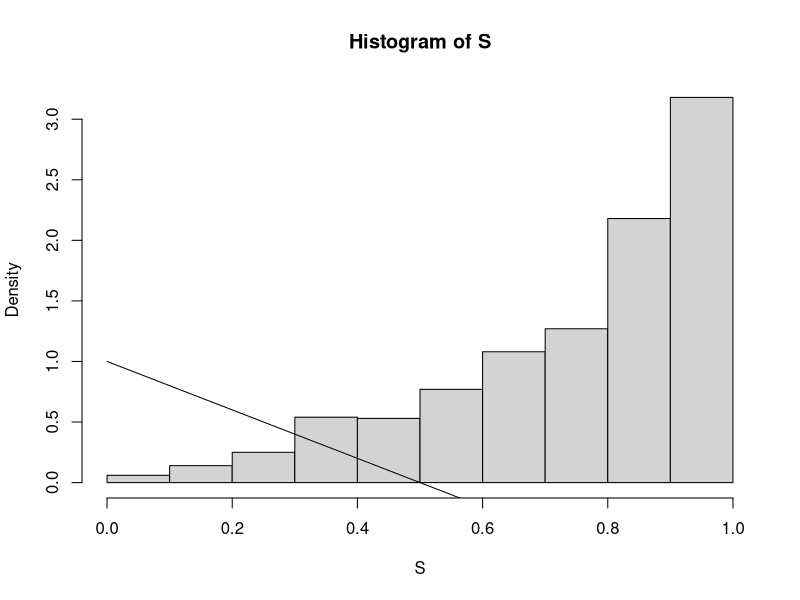
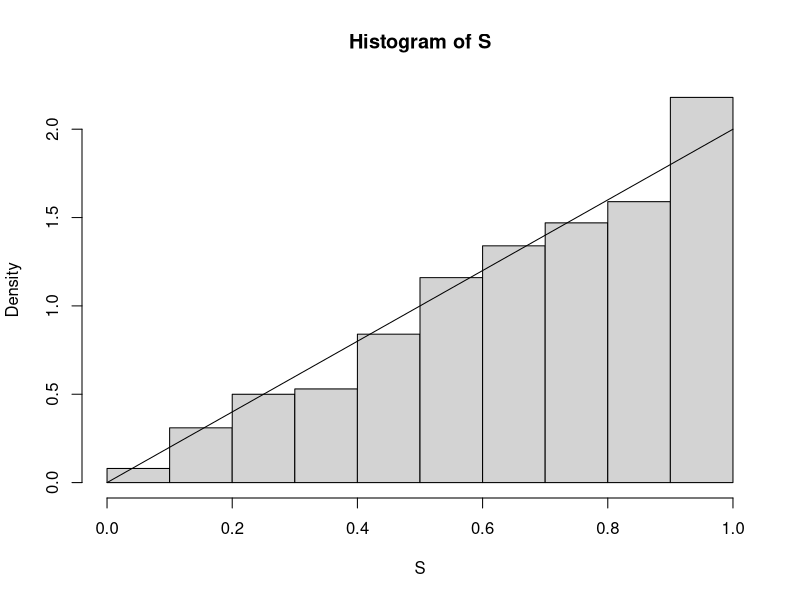

R code for these plots, in order:
n <- 10^{3}
S <- numeric(n)
for (i in 1:n){
  U <- runif(1) #przesuniecie inny rozklad prawdopodobieństwa
  repeat{
    X <- runif(1)
    
    if (U < X)
      break
  }
  S[i] <- X
}
S
hist(S, prob=TRUE)
x <- seq(from = 0, to = 1, by = 5)
curve(1-2*x,add =TRUE)
### inny podpunkt
n <- 10^{3}
S <- numeric(n)
for (i in 1:n){
  repeat{
    U <- runif(1) #przesuniecie inny rozklad prawdopodobieństwa
    X <- runif(1)
    
    if (X > U)
      break
  }
  S[i] <- X
}
S
hist(S, prob=TRUE)
x <- seq(from = 0, to = 1, by = 5)
curve(2*x,add =TRUE)
